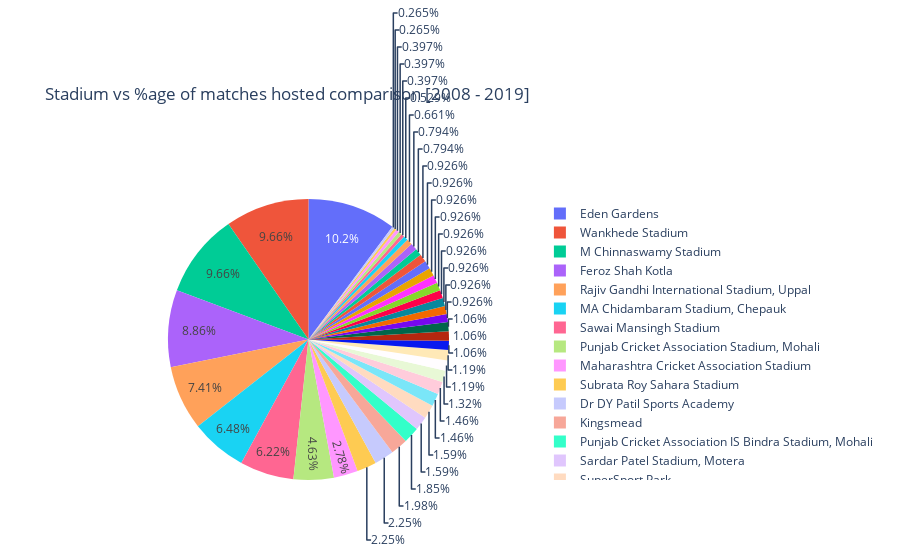

The code cell stored with this chart in its notebook:
### Code cell
# Pie Chart
fig = px.pie( venues_data , values='%age of Matches hosted', names='Stadium', title = 'Stadium vs %age of matches hosted comparison [2008 - 2019]'  )
fig.show()

### Figure 1 — Plotly figure (JSON) as saved in the notebook; plotly's stock layout.template omitted (floating-point values rounded to 4 significant figures)
{"data": [{"domain": {"x": [0, 1], "y": [0, 1]}, "hovertemplate": "Stadium=%{label}<br>%age of Matches hosted=%{value}<extra></extra>", "labels": ["Eden Gardens", "Wankhede Stadium", "M Chinnaswamy Stadium", "Feroz Shah Kotla", "Rajiv Gandhi International Stadium, Uppal", "MA Chidambaram Stadium, Chepauk", "Sawai Mansingh Stadium", "Punjab Cricket Association Stadium, Mohali", "Maharashtra Cricket Association Stadium", "Subrata Roy Sahara Stadium", "Dr DY Patil Sports Academy", "Kingsmead", "Punjab Cricket Association IS Bindra Stadium, Mohali", "Sardar Patel Stadium, Motera", "SuperSport Park", "Dr. Y.S. Rajasekhara Reddy ACA-VDCA Cricket Stadium", "Brabourne Stadium", "Saurashtra Cricket Association Stadium", "Holkar Cricket Stadium", "Himachal Pradesh Cricket Association Stadium", "M. A. Chidambaram Stadium", "New Wanderers Stadium", "Rajiv Gandhi Intl. Cricket Stadium", "M. Chinnaswamy Stadium", "Dubai International Cricket Stadium", "Barabati Stadium", "St George's Park", "IS Bindra Stadium", "Feroz Shah Kotla Ground", "JSCA International Stadium Complex", "Sheikh Zayed Stadium", "Newlands", "Sharjah Cricket Stadium", "Shaheed Veer Narayan Singh International Stadium", "Nehru Stadium", "Green Park", "Vidarbha Cricket Association Stadium, Jamtha", "Buffalo Park", "De Beers Diamond Oval", "OUTsurance Oval", "ACA-VDCA Stadium"], "legendgroup": "", "name": "", "showlegend": true, "type": "pie", "values": [77, 73, 73, 67, 56, 49, 47, 35, 21, 17, 17, 15, 14, 12, 12, 11, 11, 10, 9, 9, 8, 8, 8, 7, 7, 7, 7, 7, 7, 7, 7, 7, 6, 6, 5, 4, 3, 3, 3, 2, 2]}], "layout": {"legend": {"tracegroupgap": 0}, "title": {"text": "Stadium vs %age of matches hosted comparison [2008 - 2019]"}}}
